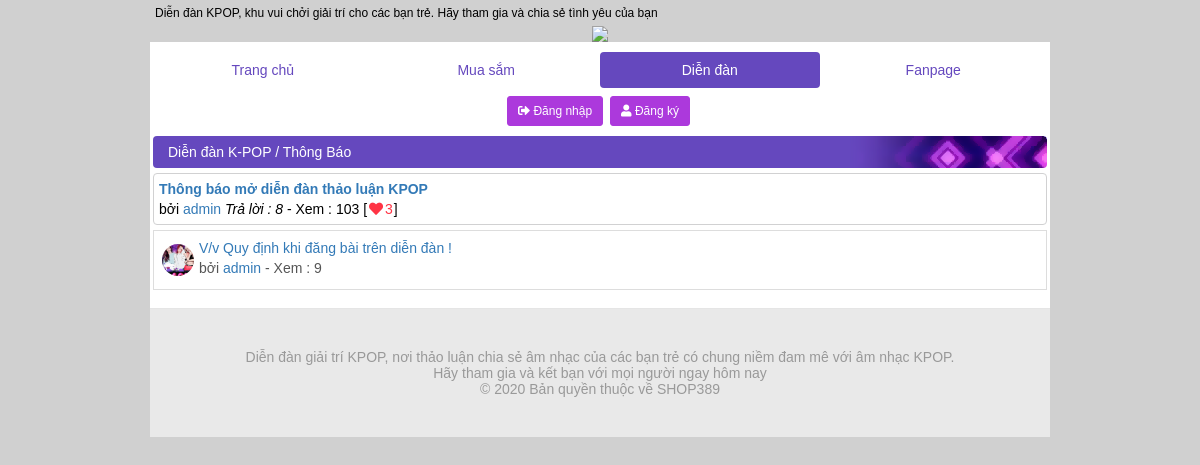
Page /forum/chuyenmuc.php?id=1 on the committed database.
### tables this page shows
CREATE TABLE `forum_chuyenmuc` (
  `forum_id` int(11) NOT NULL,
  `forum_name` varchar(75) NOT NULL,
  `forum_desc` varchar(255) NOT NULL,
  `forum_quyenhan` int(11) NOT NULL
);

CREATE TABLE `forum_topic` (
  `topic_id` int(11) NOT NULL,
  `topic_name` varchar(70) NOT NULL,
  `topic_time` int(11) NOT NULL,
  `topic_view` int(11) NOT NULL,
  `topic_chuy` int(1) NOT NULL,
  `topic_chuy_1` int(11) NOT NULL,
  `topic_ghim` int(1) NOT NULL,
  `forum_id` int(11) NOT NULL,
  `user_id` int(11) NOT NULL
);

CREATE TABLE `users` (
  `user_id` int(11) NOT NULL,
  `username` varchar(25) NOT NULL,
  `password` varchar(255) NOT NULL,
  `fullname` varchar(70) NOT NULL,
  `gender` varchar(5) DEFAULT NULL,
  `address` varchar(150) DEFAULT NULL,
  `phone` varchar(50) DEFAULT NULL,
  `email` varchar(55) DEFAULT NULL,
  `dob` varchar(2) NOT NULL,
  `mob` varchar(2) NOT NULL,
  `yob` varchar(4) NOT NULL,
  `status` int(11) NOT NULL,
  `right` int(11) NOT NULL,
  `photo` varchar(255) NOT NULL,
  `post` int(11) NOT NULL
);

### incfiles/core.php (called while the page is built, shortened)
<?php
$id = isset($_GET['id']) ? abs(intval($_GET['id'])) : false;
$page = isset($_GET['page']) ? abs(intval($_GET['page'])) : 1;
$homeurl = "/shop389";
$limit = 12;
$start = abs(intval($limit*$page)-$limit);
?>

### users/func.php (called while the page is built)
<?php
function getUser($id)
{
    global $con;
    $sql = "SELECT * FROM `users` where `user_id` = '$id' limit 1";
    $result = mysqli_query($con,$sql);
    if(mysqli_num_rows($result))
    {
        $res = mysqli_fetch_assoc($result);
        return $res;
    }
    else
    {
        return false;
    }
}
?>

### forum/chuyenmuc.php (the view, shortened to what this page needs)
<?php
require_once('../incfiles/core.php');
require_once('head.php');
$sql = "SELECT `forum_name`, `forum_id`, `forum_quyenhan` FROM `forum_chuyenmuc` WHERE `forum_id` = '$id' LIMIT 1";
$result = mysqli_query($con,$sql);
include('../users/func.php');
include('func.php');
$res = mysqli_fetch_assoc($result);
    ?>
<div class="box_home">Diễn đàn K-POP / <?php echo $res['forum_name'];?></div>
<?php
$sqll = "SELECT `topic_id`, `topic_name`, `user_id`, `topic_view` FROM `forum_topic` WHERE `forum_id` = '$id' AND `topic_ghim` = '1' ORDER BY `topic_id` DESC LIMIT 10";
$show = mysqli_query($con,$sqll);
if(mysqli_num_rows($show))
{
    echo'<div class="box_list_chuyenmuc">';
    while($arr = mysqli_fetch_assoc($show))
    {
        $nguoidung = getUser($arr['user_id']);
        ?>
        <div class="box_topic">
        <div class="topic_name">
            <a href="view.php?id=<?php echo $arr['topic_id'];?>" class="alert alert_link"><?php echo $arr['topic_name'];?></a>
         </div>
         <div class="topic_author">bởi <a href="profile.php?id=<?php echo $arr['user_id'];?>" class="alert_link"><?php echo $nguoidung['username'];?></a>
         <?php echo reply($arr['topic_id']);?>
         <span>- Xem : <?php echo $arr['topic_view'];?></span>
        <?php echo like($arr['topic_id']);?>
        </div>
        </div>
        <?php
    }
    echo'</div>';
}
?>
<?php
$sql = "SELECT `topic_id`, `topic_name`, `user_id`, `topic_view` FROM `forum_topic` WHERE `forum_id` = '$id' AND `topic_ghim` = '0' ORDER BY `topic_time` DESC LIMIT $start,$limit";
$result = mysqli_query($con,$sql);
if(mysqli_num_rows($result))
{
    ?>
    <table class="table table-bordered" cellspacing="0"><tbody>
    <?php
    while($res = mysqli_fetch_assoc($result))
    {
        $nguoidung = getUser($res['user_id']);
        ?>
        <tr>
            <td class="tacgia">
                <div class="box_tacgia">
                    <span style="float:left;padding: 5px 5px 5px 0px;"><img class="avatar" src="<?php echo $homeurl.'/'.$nguoidung['photo'];?>" alt="" style="width: 32px;height:32px;"></span>
                    <div class="topic_name"><a href="view.php?id=<?php echo $res['topic_id'];?>" class="alert_link"><?php echo $res['topic_name'];?></a>
                    <?php echo chuy($res['topic_id']);?>
                        <div class="topic_author">bởi <a href="profile.php?id=<?php echo $res['user_id'];?>" class="alert_link"><?php echo $nguoidung['username'];?></a>
                        <span>- Xem : <?php echo $res['topic_view'];?></span>
                    </div>
                    </div>
                </div>
            </td>
        </tr>
        <?php
    }
    ?>
    </tbody></table>
    <?php
}
else
{
    echo'<div class="alert2 alert-warning">Trở thành người đầu tiên tạo bài viết tại chuyên mục này !</div>';
}
?>
<?php
    $duy = "SELECT * FROM `forum_topic` where `forum_id` = '$id' and `topic_ghim` = '0'";
    $demtrang = mysqli_num_rows(mysqli_query($con,$duy));
                $config = [
                    'total' => $demtrang,
                    'querys' => $id,
                    'limit' => $limit,
                    'url' => 'forum/chuyenmuc.php?id'
                ];
    $page1 = new Pagination($config);
    ?>
<div><center><ul class="pagination"><?php echo $page1->getPagination();?></ul></center></div>
<?php
require_once('end.php');
?>

### forum/func.php (shortened to what this page needs)
<?php
require_once('../incfiles/core.php');
function like($id)
{
    global $con;
    $out = "";
    $sql = "SELECT `forum_topic`.`topic_id`, COUNT(`topic_like`.`like_id`) as 'like' FROM `forum_topic`
    INNER JOIN `topic_comment` ON `forum_topic`.`topic_id` = `topic_comment`.`topic_id`
    INNER JOIN `topic_like` ON `topic_comment`.`comment_id` = `topic_like`.`comment_id`
    WHERE `topic_comment`.`type` = '1' AND `forum_topic`.`topic_id` = '$id'
    GROUP BY `forum_topic`.`topic_id`";
    $result = mysqli_query($con,$sql);
    if(mysqli_num_rows($result))
    {
        $res = mysqli_fetch_assoc($result);
        $likes = "<span style='color:rgb(255, 52, 69);margin-right:1px;'>".$res['like']."</span>";
        $out = '[<i class="fas fa-heart red"></i>'.$likes.']';
    }
    return $out;
}
function reply($id)
{
    global $con;
    $out = "";
    $sql = "SELECT `topic_comment`.`topic_id`, COUNT(`topic_comment`.`comment_id`) as 'reply' FROM `topic_comment`
    INNER JOIN `forum_topic` ON `forum_topic`.`topic_id` = `topic_comment`.`topic_id`
    WHERE `topic_comment`.`type` = '0' AND `forum_topic`.`topic_id` = '$id'
    GROUP BY `topic_comment`.`topic_id`";
    $result = mysqli_query($con,$sql);
    if(mysqli_num_rows($result))
    {
        $res = mysqli_fetch_assoc($result);
        $reply = $res['reply'];
        $out.= "<i> Trả lời : $reply</i>";
    }
    else
    {
        $out.= "";
    }
    return $out;
}
function chuy($id)
{
    global $con;
    $out = "";
    $sql = "SELECT `topic_chuy`, `topic_chuy_1` FROM `forum_topic`
    WHERE `topic_id` = '$id' LIMIT 1";
    $result = mysqli_query($con,$sql);
    if(mysqli_num_rows($result))
    {
        $res = mysqli_fetch_assoc($result);
    }
    return $out;
}
?>

### theme/forum.css (style rules this page uses)
* { margin: 0px; padding: 0px; box-sizing: border-box; }
body { background: #d0d0d0; font-family: Arial; font-size: 14px; color: #555555; }
a { text-decoration: none; color: #337ab7; }
.alert { font-weight: 700; }
.alert_link { color: #337ab7; }
.box_home { color: #fff; background-image: url('menu.png'); background-repeat: no-repeat; background-position: right top; background-color: #6548be; border-color: #6548be; padding: 8px 15px; border-radius: 4px; margin-bottom: 5px; font-size: 14px; }
.box_list_chuyenmuc { line-height: 20px; }
.box_topic { padding: 5px; margin: 5px 0px 5px 0; color: #000; background: none; border: 1px solid; border-color: #D1D1D2; border-radius: 4px; }
.table { margin-bottom: 0; background-color: transparent; }
img { vertical-align: middle; }
.table-bordered { width: 100%; border: 1px solid #dddddd; max-width: 100%; }
.table-bordered td { padding: 8px; vertical-align: top; line-height: 1.4; border-top: 1px solid #dddddd; }
.table-bordered tr:first-child td { border-top: none; }
img.avatar { border-radius: 50px; cursor: pointer; object-fit: cover; }
.red { color: rgb(255, 52, 69); margin-left: 2px; margin-right: 2px; }

### rows in the picture
forum_chuyenmuc: forum_name "Thông Báo"
forum_topic: topic_name "Thông báo mở diễn đàn thảo luận KPOP", user.username "admin", reply "8", topic_view "103", like "3"
forum_topic: user.photo (picture), topic_name "V/v Quy định khi đăng bài trên diễn đàn !", user.username "admin", topic_view "9"
